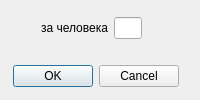
<?xml version="1.0" encoding="UTF-8"?>
<ui version="4.0">
 <class>AddRateDialog</class>
 <widget class="QDialog" name="AddRateDialog">
  <property name="geometry">
   <rect>
    <x>0</x>
    <y>0</y>
    <width>200</width>
    <height>100</height>
   </rect>
  </property>
  <property name="windowTitle">
   <string>Тариф</string>
  </property>
  <widget class="QDialogButtonBox" name="buttonBox">
   <property name="geometry">
    <rect>
     <x>10</x>
     <y>60</y>
     <width>171</width>
     <height>32</height>
    </rect>
   </property>
   <property name="orientation">
    <enum>Qt::Horizontal</enum>
   </property>
   <property name="standardButtons">
    <set>QDialogButtonBox::Cancel|QDialogButtonBox::Ok</set>
   </property>
   <property name="centerButtons">
    <bool>true</bool>
   </property>
  </widget>
  <widget class="QWidget" name="layoutWidget">
   <property name="geometry">
    <rect>
     <x>41</x>
     <y>17</y>
     <width>101</width>
     <height>22</height>
    </rect>
   </property>
   <layout class="QFormLayout" name="formLayout">
    <item row="0" column="0">
     <widget class="QLabel" name="label">
      <property name="text">
       <string>за человека</string>
      </property>
     </widget>
    </item>
    <item row="0" column="1">
     <widget class="QLineEdit" name="lineEditRate">
      <property name="maximumSize">
       <size>
        <width>35</width>
        <height>16777215</height>
       </size>
      </property>
     </widget>
    </item>
   </layout>
  </widget>
 </widget>
 <resources/>
 <connections>
  <connection>
   <sender>buttonBox</sender>
   <signal>accepted()</signal>
   <receiver>AddRateDialog</receiver>
   <slot>accept()</slot>
   <hints>
    <hint type="sourcelabel">
     <x>248</x>
     <y>254</y>
    </hint>
    <hint type="destinationlabel">
     <x>157</x>
     <y>274</y>
    </hint>
   </hints>
  </connection>
  <connection>
   <sender>buttonBox</sender>
   <signal>rejected()</signal>
   <receiver>AddRateDialog</receiver>
   <slot>reject()</slot>
   <hints>
    <hint type="sourcelabel">
     <x>316</x>
     <y>260</y>
    </hint>
    <hint type="destinationlabel">
     <x>286</x>
     <y>274</y>
    </hint>
   </hints>
  </connection>
 </connections>
</ui>
